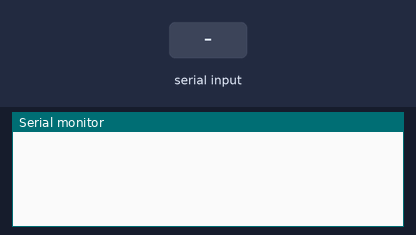
Bench run of a sketch on a simulated Particle Photon. Shown: the last lines printed to the serial monitor. Inputs (shaded band) come from the test bench.

Above: at 1.2 s.
1.3 s: "1\n" received over the second serial link
At 1.9 s:
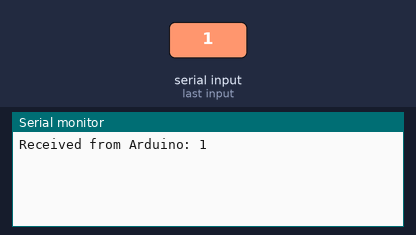
3.5 s: "0\n" received over the second serial link
At 3.81 s:
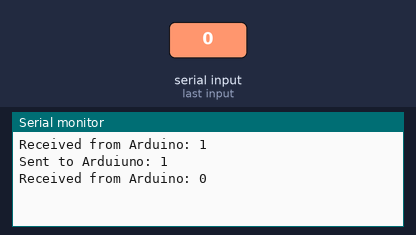
5.0 s: "2\n" received over the second serial link
At 5.8 s:
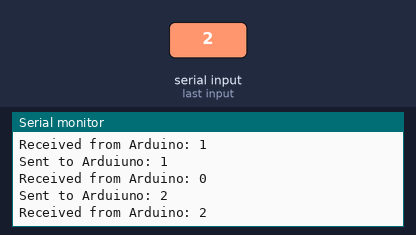
Timing chart, 0 to 8.0 s (numbered marks = the images above; inputs shaded):
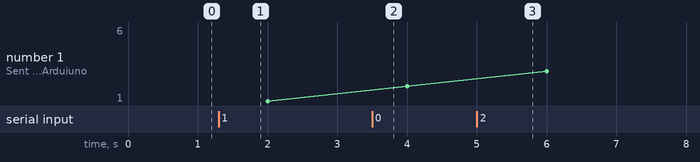

The sketch:

SerialData.ino
```cpp
#include "Particle.h"

// Constants
const unsigned long SEND_INTERVAL_MS = 2000;
const size_t READ_BUF_SIZE = 64;

// Forward declarations
void processBuffer();

// Global variables
int counter = 0;
unsigned long lastSend = 0;

char readBuf[READ_BUF_SIZE];
size_t readBufOffset = 0;

void setup()
{
  Serial.begin(9600);

  // Serial1 RX is connected to Arduino TX (1)
  // Serial2 TX is connected to Arduino RX (0)
  // Photon GND is connected to Arduino GND
  Serial1.begin(9600);
}

void loop()
{
  if (millis() - lastSend >= SEND_INTERVAL_MS)
  {
    lastSend = millis();

    Serial1.printlnf("%d", ++counter);
    Serial.printlnf("Sent to Arduiuno: %d", counter);
  }

  // Read data from serial
  while (Serial1.available())
  {
    if (readBufOffset < READ_BUF_SIZE)
    {
      char c = Serial1.read();
      if (c != '\n')
      {
        // Add character to buffer
        readBuf[readBufOffset++] = c;
      }
      else
      {
        // End of line character found, process line
        readBuf[readBufOffset] = 0;
        processBuffer();
        readBufOffset = 0;
      }
    }
    else
    {
      Serial.println("readBuf overflow, emptying buffer");
      readBufOffset = 0;
    }
  }
}

void processBuffer()
{
  Serial.printlnf("Received from Arduino: %s", readBuf);
}
```

Measured:
- after the input at 1.3 s, the serial monitor: prints a new line at once (image 1)
- after the input at 3.5 s, the serial monitor: prints a new line at once (image 2)
- after the input at 5.0 s, the serial monitor: prints a new line at once (image 3)
